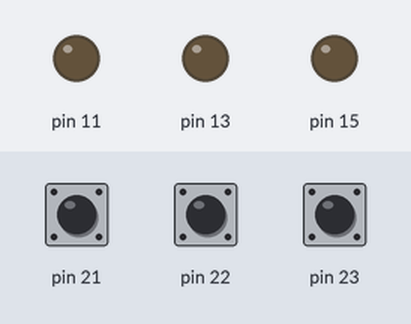
A program run on a simulated Raspberry Pi (header pin numbers). On the bench: output pins drawn as LEDs (lit = HIGH). The inputs (shaded band) are chosen by the test bench; at power-on: pin 21 LOW, pin 22 LOW, pin 23 LOW.

Above: at 1.2 s.
1.3 s: pin 21 pulled HIGH for 3.2 s
At 4.7 s:
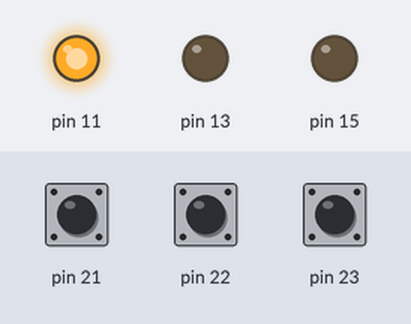
6.0 s: pin 22 pulled HIGH for 0.15 s
At 6.8 s:
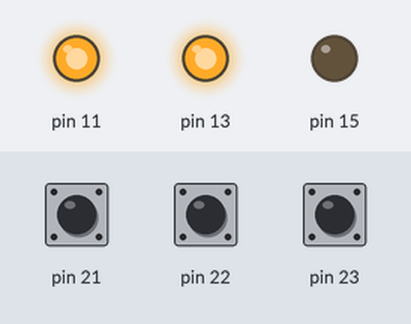
7.6 s: pin 23 pulled HIGH for 0.15 s
At 8.0 s:
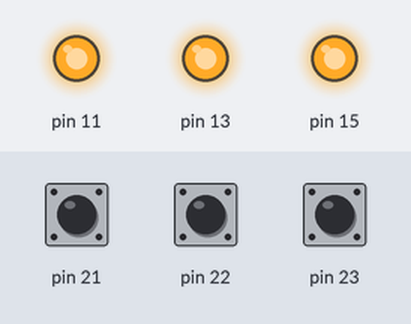
9.2 s: pin 21 pulled HIGH for 0.15 s
At 10.4 s:
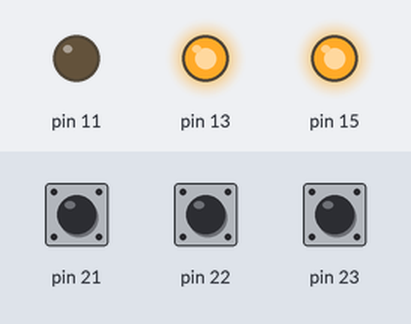
10.8 s: pin 22 pulled HIGH for 1 s
At 11.3 s:
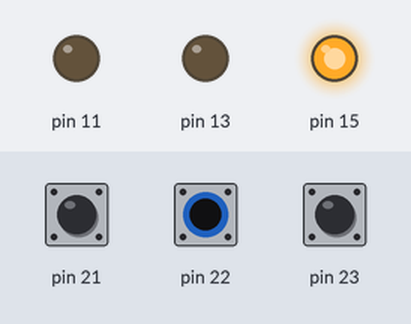
13.3 s: pin 23 pulled HIGH for 1 s
At 13.8 s:
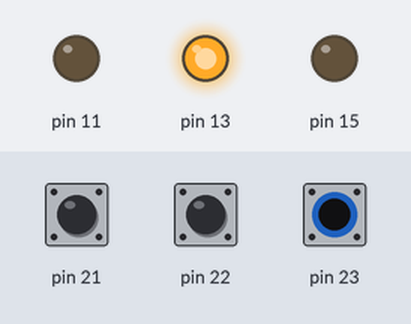
Timing chart, 0 to 16.3 s (numbered marks = the images above; inputs shaded):
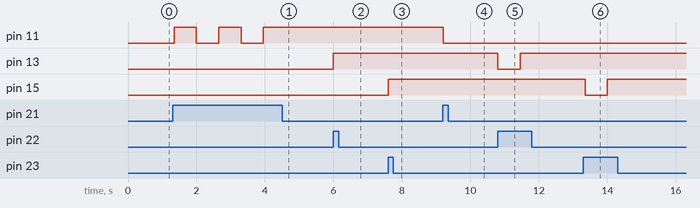

The program:

lightswitches.py
```python
import time
import RPi.GPIO as GPIO


refreshtime = 1

#define toggle functionality
class ToggleSwitch:
    def __init__(self, input, output):
        self.last = 0
        self.input = input
        self.output = output

    def toggle(self):

        if GPIO.input(self.input):
            if self.last == 0:
                GPIO.output(self.output, GPIO.HIGH)
                self.last = 1
                time.sleep(.5)
            elif self.last == 1:
                GPIO.output(self.output, GPIO.LOW)
                self.last = 0
                time.sleep(.5)
        time.sleep(.05)

GPIO.setmode(GPIO.BOARD)

GPIO.setup(21, GPIO.IN, pull_up_down=GPIO.PUD_DOWN)
GPIO.setup(22, GPIO.IN, pull_up_down=GPIO.PUD_DOWN)
GPIO.setup(23, GPIO.IN, pull_up_down=GPIO.PUD_DOWN)

GPIO.setup(11, GPIO.OUT)
GPIO.setup(13, GPIO.OUT)
GPIO.setup(15, GPIO.OUT)

yellow = ToggleSwitch(21, 11)
green = ToggleSwitch(22, 13)
blue = ToggleSwitch(23, 15)
#PUD_DOWN is normally low unless 3.3V is connected
#PUD_UP is normally high unless there is a path to ground

try:
    while 1:
        yellow.toggle()
        green.toggle()
        blue.toggle()

except KeyboardInterrupt:
    print ("User Interrupt")
finally:
    GPIO.output(11, GPIO.LOW)
    GPIO.output(13, GPIO.LOW)
    GPIO.output(15, GPIO.LOW)
    GPIO.cleanup()
```

Measured:
- after the input at 1.3 s, pin 11: alternates HIGH for 0.65 s and LOW for 0.65 s, 5 changes in all, then stays HIGH, starting after 0.05 s
- after the input at 6.0 s, pin 13: LOW → HIGH at once
- after the input at 7.6 s, pin 15: LOW → HIGH at once
- after the input at 9.2 s, pin 11: HIGH → LOW at once
- after the input at 10.8 s, pin 13: HIGH → LOW at once, → HIGH 0.65 s later
- after the input at 13.3 s, pin 15: HIGH → LOW after 0.05 s, → HIGH 0.65 s later
